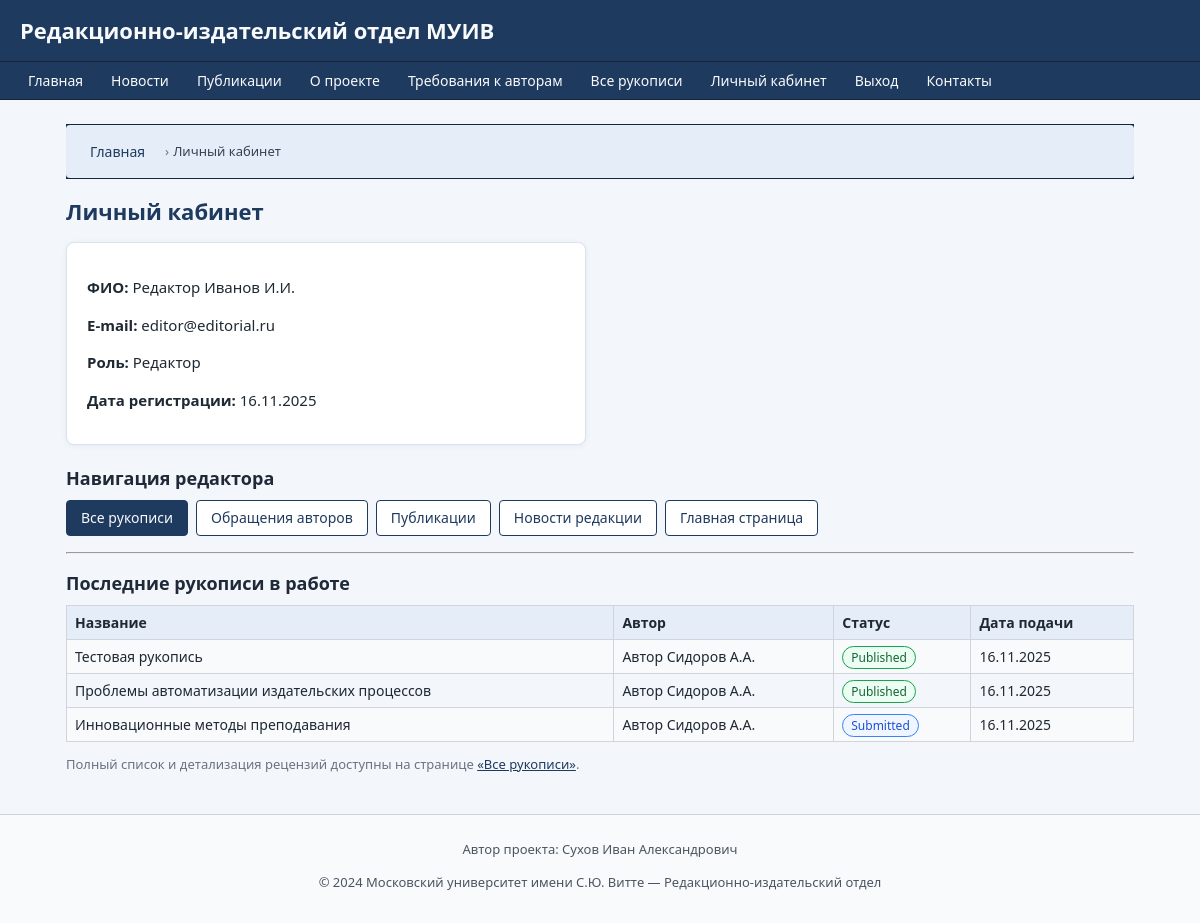
Screenshot of /lk (signed in) with the database file from the repository.
### models.py (models this page shows)
class User(db.Model):
    __tablename__ = 'users'
    id = db.Column(db.Integer, primary_key=True)
    full_name = db.Column(db.String(128), nullable=False)
    email = db.Column(db.String(128), unique=True, nullable=False)
    password_hash = db.Column(db.String(128), nullable=False)
    role = db.Column(db.String(32), nullable=False)  # author, staff, reviewer, admin
    registered_at = db.Column(db.DateTime, default=datetime.utcnow)
    is_blocked = db.Column(db.Boolean, default=False)
    manuscripts = db.relationship('Manuscript', backref='author', lazy=True)
    reviews_made = db.relationship('Review', foreign_keys='Review.reviewer_id',
                                   backref='reviewer_user', lazy=True)
    messages_sent = db.relationship('Message', backref='sender', lazy=True)
    history_entries = db.relationship('ManuscriptHistory',
                                      backref='actor',
                                      lazy=True,
                                      foreign_keys='ManuscriptHistory.actor_id')

class Manuscript(db.Model):
    __tablename__ = 'manuscripts'
    id = db.Column(db.Integer, primary_key=True)
    title = db.Column(db.String(256), nullable=False)
    description = db.Column(db.Text)
    file_path = db.Column(db.String(256), nullable=False)
    status = db.Column(db.String(32), nullable=False, default='submitted')
    created_at = db.Column(db.DateTime, default=datetime.utcnow)
    updated_at = db.Column(db.DateTime, default=datetime.utcnow, onupdate=datetime.utcnow)
    author_id = db.Column(db.Integer, db.ForeignKey('users.id'), nullable=False)
    publication_id = db.Column(db.Integer, db.ForeignKey('publications.id'), nullable=True)
    reviews = db.relationship('Review', backref='manuscript', lazy=True)
    history = db.relationship('ManuscriptHistory',
                              backref='manuscript',
                              lazy=True,
                              order_by='ManuscriptHistory.created_at')

### routes.py (the view, shortened to what this page needs)
@routes.route('/lk')
@login_required()
def lk():
    user = current_user()
    author_manuscripts = []
    reviewer_reviews = []
    staff_manuscripts = []
    admin_stats = {}
    if user.role == 'author':
        author_manuscripts = Manuscript.query.filter_by(author_id=user.id).order_by(Manuscript.created_at.desc()).all()
    elif user.role == 'reviewer':
        reviewer_reviews = Review.query.filter_by(reviewer_id=user.id).order_by(Review.created_at.desc()).all()
    elif user.role == 'staff':
        staff_manuscripts = Manuscript.query.order_by(Manuscript.created_at.desc()).limit(20).all()
    return render_template(
        'auth/profile.html',  # здесь будет универсальный ЛК
        user=user,
        author_manuscripts=author_manuscripts,
        reviewer_reviews=reviewer_reviews,
        staff_manuscripts=staff_manuscripts,
        admin_stats=admin_stats,
        breadcrumbs=[
            ("Главная", url_for('routes.index')),
            ("Личный кабинет", None)
        ]
    )

### routes.py (called while the page is built)
def current_user():
    uid = session.get('user_id')
    if uid:
        return User.query.get(uid)
    return None

def login_required(role=None):
    def wrapper(f):
        from functools import wraps
        @wraps(f)
        def decorated_function(*args, **kwargs):
            user = current_user()
            if not user:
                flash("Для доступа требуется вход.", "warning")
                return redirect(url_for('routes.login'))
            if role and user.role != role:
                flash("Недостаточно прав.", "danger")
                return redirect(url_for('routes.index'))
            return f(*args, **kwargs)
        return decorated_function
    return wrapper

### templates/auth/profile.html (shortened to what this page needs)
{% extends "base.html" %}
{% block content %}
<h2>Личный кабинет</h2>
<div class="card" style="max-width: 520px; margin-bottom: 20px;">
    <p><b>ФИО:</b> {{ user.full_name }}</p>
    <p><b>E-mail:</b> {{ user.email }}</p>
    <p><b>Роль:</b>
        {% if user.role == 'author' %}
            Автор
        {% elif user.role == 'staff' %}
            Редактор
        {% elif user.role == 'reviewer' %}
            Рецензент
        {% elif user.role == 'admin' %}
            Администратор
        {% else %}
            {{ user.role }}
        {% endif %}
    </p>
    <p><b>Дата регистрации:</b> {{ user.registered_at.strftime('%d.%m.%Y') if user.registered_at else '' }}</p>
</div>
{% if user.role == 'staff' %}
    <h3>Навигация редактора</h3>
    <div class="lk-actions-grid">
        <a class="btn btn-primary" href="{{ url_for('routes.manuscript_list') }}">Все рукописи</a>
        <a class="btn btn-outline" href="{{ url_for('routes.contact') }}">Обращения авторов</a>
        <a class="btn btn-outline" href="{{ url_for('routes.publications') }}">Публикации</a>
        <a class="btn btn-outline" href="{{ url_for('routes.news') }}">Новости редакции</a>
        <a class="btn btn-outline" href="{{ url_for('routes.index') }}">Главная страница</a>
    </div>
    <hr>
    <h3>Последние рукописи в работе</h3>
    {% if staff_manuscripts %}
        <table class="table-striped">
            <tr>
                <th>Название</th>
                <th>Автор</th>
                <th>Статус</th>
                <th>Дата подачи</th>
            </tr>
            {% for m in staff_manuscripts %}
            <tr>
                <td>{{ m.title }}</td>
                <td>{{ m.author.full_name if m.author else "-" }}</td>
                <td>
                    <span class="manuscript-status status-{{ m.status }}">
                        {{ m.status|replace('_', ' ')|capitalize }}
                    </span>
                </td>
                <td>{{ m.created_at.strftime('%d.%m.%Y') if m.created_at else '' }}</td>
            </tr>
            {% endfor %}
        </table>
        <p class="hint">
            Полный список и детализация рецензий доступны на странице
            <a href="{{ url_for('routes.manuscript_list') }}">«Все рукописи»</a>.
        </p>
    {% else %}
        <p>Рукописи для обработки пока не найдены.</p>
    {% endif %}
{% endif %}
{% endblock %}

### static/css/main.css (style rules this page uses)
* { box-sizing: border-box; }
html, body { margin: 0; padding: 0; }
body { font-family: system-ui, -apple-system, BlinkMacSystemFont, "Segoe UI", sans-serif; font-size: 15px; line-height: 1.5; background: #f3f6fb; color: #1f2933; }
.card { background: #ffffff; border: 1px solid #d7e2f2; border-radius: 8px; padding: 18px 20px; box-shadow: 0 1px 6px rgba(15, 23, 42, 0.06); margin-bottom: 18px; }
.btn { display: inline-block; padding: 7px 14px; font-size: 14px; line-height: 1.4; border-radius: 4px; border: 1px solid transparent; cursor: pointer; text-decoration: none; text-align: center; white-space: nowrap; transition: background 0.15s ease, color 0.15s ease, border-color 0.15s ease, transform 0.08s ease; }
.btn-primary { background: #1e3a5f; color: #f9fafb; border-color: #1e3a5f; }
.btn-outline { background: #ffffff; color: #1e3a5f; border-color: #1e3a5f; }
table { border-collapse: collapse; width: 100%; }
.table-striped th, .table-striped td { border: 1px solid #d1d5db; padding: 6px 8px; font-size: 14px; }
.table-striped th { background: #e5edf8; text-align: left; }
.table-striped tr:nth-child(even) td { background: #f9fafb; }
.manuscript-status { padding: 2px 8px; border-radius: 999px; font-size: 12px; border: 1px solid #d1d5db; background: #f3f4f6; white-space: nowrap; }
.status-submitted { border-color: #3b82f6; background: #eff6ff; color: #1d4ed8; }
.status-accepted, .status-published { border-color: #16a34a; background: #ecfdf3; color: #166534; }
.lk-actions-grid { display: flex; flex-wrap: wrap; gap: 8px; margin-bottom: 16px; }

### static/css/custom.css (style rules this page uses)
h2 { margin-top: 0; margin-bottom: 14px; font-size: 22px; color: #1e3a5f; }
h3 { margin-top: 16px; margin-bottom: 8px; font-size: 18px; color: #1f2937; }
.hint { font-size: 13px; color: #6b7280; }
a { color: #1e3a5f; }

### rows the page displays
User: full_name "Редактор Иванов И.И.", email "editor@editorial.ru", registered_at "16.11.2025"
Manuscript: title "Тестовая рукопись", author "Автор Сидоров А.А.", status "Published", created_at "16.11.2025"
Manuscript: title "Проблемы автоматизации издательских процессов", author "Автор Сидоров А.А.", status "Published", created_at "16.11.2025"
Manuscript: title "Инновационные методы преподавания", author "Автор Сидоров А.А.", status "Submitted", created_at "16.11.2025"

### other values shown
{{ title }} "Главная"
{{ title }} "Личный кабинет"
